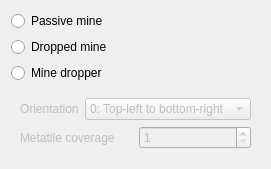
<?xml version="1.0" encoding="UTF-8"?>
<ui version="4.0">
 <class>SpawnParameterEnemyMineWidget</class>
 <widget class="QWidget" name="SpawnParameterEnemyMineWidget">
  <property name="geometry">
   <rect>
    <x>0</x>
    <y>0</y>
    <width>260</width>
    <height>146</height>
   </rect>
  </property>
  <property name="windowTitle">
   <string>Form</string>
  </property>
  <layout class="QGridLayout" name="gridLayout_2">
   <item row="0" column="0">
    <layout class="QVBoxLayout" name="verticalLayout">
     <item>
      <widget class="QRadioButton" name="passiveMineButton">
       <property name="text">
        <string>Passive mine</string>
       </property>
      </widget>
     </item>
     <item>
      <widget class="QRadioButton" name="droppedMineButton">
       <property name="text">
        <string>Dropped mine</string>
       </property>
      </widget>
     </item>
     <item>
      <widget class="QRadioButton" name="mineDropperButton">
       <property name="text">
        <string>Mine dropper</string>
       </property>
      </widget>
     </item>
    </layout>
   </item>
   <item row="1" column="0">
    <widget class="QWidget" name="mineDropperSettingsWidget" native="true">
     <property name="enabled">
      <bool>false</bool>
     </property>
     <layout class="QGridLayout" name="gridLayout">
      <item row="0" column="0">
       <layout class="QHBoxLayout" name="horizontalLayout">
        <item>
         <widget class="QLabel" name="label">
          <property name="text">
           <string>Orientation</string>
          </property>
         </widget>
        </item>
        <item>
         <widget class="QComboBox" name="orientationComboBox">
          <item>
           <property name="text">
            <string>0: Top-left to bottom-right</string>
           </property>
          </item>
          <item>
           <property name="text">
            <string>1: Horizontal</string>
           </property>
          </item>
          <item>
           <property name="text">
            <string>2: Bottom-left to top-right</string>
           </property>
          </item>
          <item>
           <property name="text">
            <string>3: Top-left to bottom-right</string>
           </property>
          </item>
         </widget>
        </item>
       </layout>
      </item>
      <item row="1" column="0">
       <layout class="QHBoxLayout" name="horizontalLayout_2">
        <item>
         <widget class="QLabel" name="label_2">
          <property name="text">
           <string>Metatile coverage</string>
          </property>
         </widget>
        </item>
        <item>
         <widget class="QSpinBox" name="metatileCoverageSpinBox">
          <property name="minimum">
           <number>1</number>
          </property>
          <property name="maximum">
           <number>15</number>
          </property>
         </widget>
        </item>
       </layout>
      </item>
     </layout>
    </widget>
   </item>
  </layout>
 </widget>
 <resources/>
 <connections/>
</ui>
